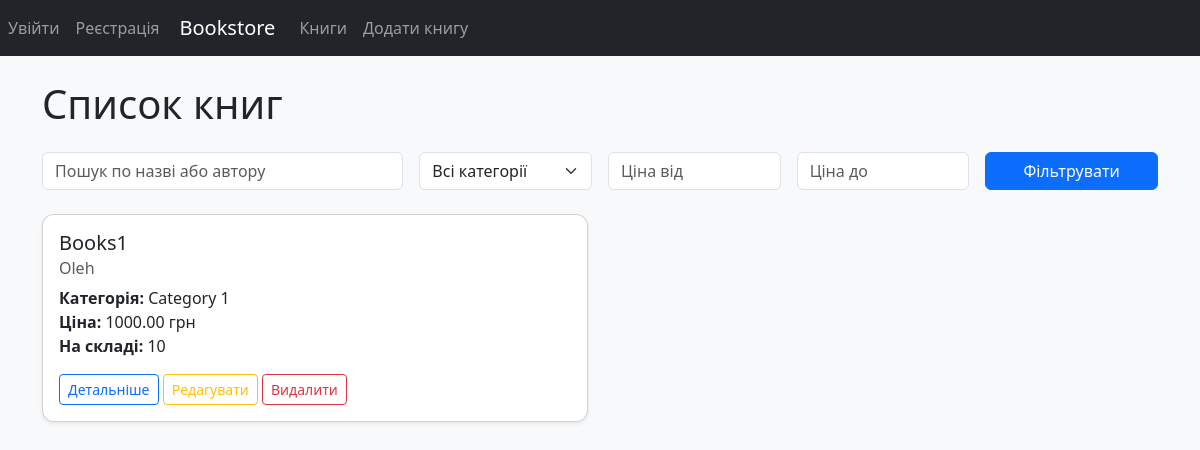
Before: / with the older database file.
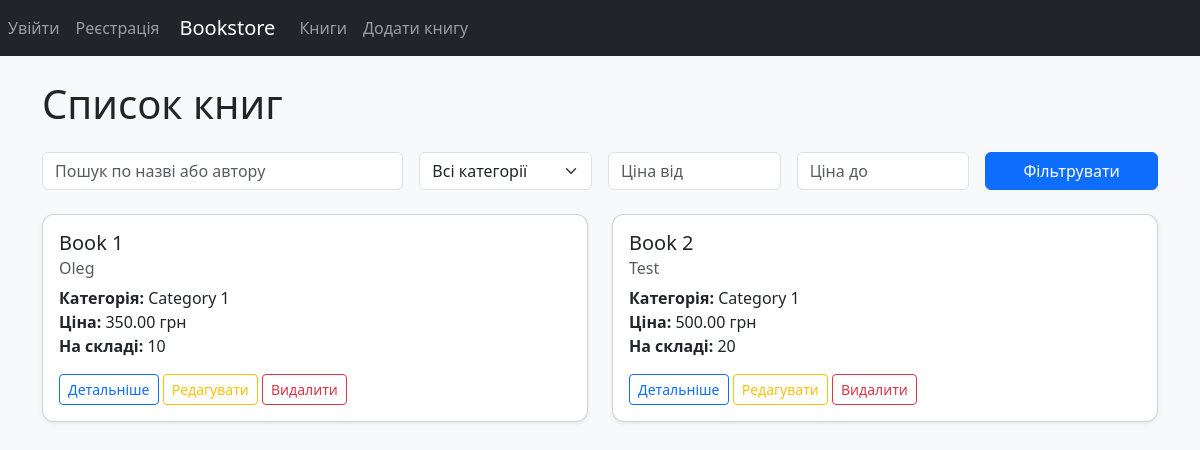
After: the same page with the newer database file.
### catalog/models.py (models this page shows, shortened)
class Book(models.Model):
    category = models.ForeignKey(
        Category,
        on_delete=models.PROTECT,
        related_name="books"
    )
    title = models.CharField(max_length=200)
    author = models.CharField(max_length=120)
    price = models.DecimalField(max_digits=10, decimal_places=2)
    description = models.TextField(blank=True)
    stock = models.PositiveIntegerField(default=0)
    class Meta:
        verbose_name = "Book"
        verbose_name_plural = "Books"
        ordering = ["title"]
        indexes = [
            models.Index(fields=["title"]),
            models.Index(fields=["author"]),
            models.Index(fields=["price"]),
        ]

class Category(models.Model):
    name = models.CharField(max_length=120, unique=True)
    slug = models.SlugField(max_length=140, unique=True)
    class Meta:
        verbose_name = "Category"
        verbose_name_plural = "Categories"
        ordering = ["name"]

### catalog/views.py (the view)
# urls.py: path("", BookListView.as_view(), name="book_list"),
class BookListView(ListView):
    model = Book
    template_name = "catalog/book_list.html"
    context_object_name = "books"
    paginate_by = 5
    def get_queryset(self):
        queryset = Book.objects.select_related("category").all().order_by("id")
        search = self.request.GET.get("search")
        category = self.request.GET.get("category")
        min_price = self.request.GET.get("min_price")
        max_price = self.request.GET.get("max_price")
        if search:
            queryset = queryset.filter(
                Q(title__icontains=search) | Q(author__icontains=search)
            )
        if category:
            queryset = queryset.filter(category__slug=category)
        if min_price:
            queryset = queryset.filter(price__gte=min_price)
        if max_price:
            queryset = queryset.filter(price__lte=max_price)
        return queryset

### templates/catalog/book_list.html (shortened to what this page needs)
{% extends "base.html" %}
{% block content %}
<h1 class="mb-4">Список книг</h1>
<form method="get" class="row g-3 mb-4">
    <div class="col-md-4">
        <input type="text" name="search" class="form-control" placeholder="Пошук по назві або автору"
               value="{{ request.GET.search }}">
    </div>
    <div class="col-md-2">
        <select name="category" class="form-select">
            <option value="">Всі категорії</option>
        </select>
    </div>
    <div class="col-md-2">
        <input type="number" step="0.01" name="min_price" class="form-control" placeholder="Ціна від"
               value="{{ request.GET.min_price }}">
    </div>
    <div class="col-md-2">
        <input type="number" step="0.01" name="max_price" class="form-control" placeholder="Ціна до"
               value="{{ request.GET.max_price }}">
    </div>
    <div class="col-md-2 d-grid">
        <button type="submit" class="btn btn-primary">Фільтрувати</button>
    </div>
</form>
<div class="row">
    {% for book in books %}
        <div class="col-md-6 mb-4">
            <div class="card h-100 shadow-sm">
                <div class="card-body">
                    <h5 class="card-title">{{ book.title }}</h5>
                    <h6 class="card-subtitle mb-2 text-muted">{{ book.author }}</h6>
                    <p class="card-text">
                        <strong>Категорія:</strong> {{ book.category.name }}<br>
                        <strong>Ціна:</strong> {{ book.price }} грн<br>
                        <strong>На складі:</strong> {{ book.stock }}
                    </p>
                    <a href="{% url 'catalog:book_detail' book.pk %}" class="btn btn-outline-primary btn-sm">Детальніше</a>
                    <a href="{% url 'catalog:book_update' book.pk %}" class="btn btn-outline-warning btn-sm">Редагувати</a>
                    <a href="{% url 'catalog:book_delete' book.pk %}" class="btn btn-outline-danger btn-sm">Видалити</a>
                </div>
            </div>
        </div>
    {% empty %}
        <p>Книг не знайдено.</p>
    {% endfor %}
</div>
{% endblock %}

### templates/base.html (shortened to what this page needs)
{% load static %}
<!DOCTYPE html>
<html lang="uk">
<head>
    <link href="https://cdn.jsdelivr.net/npm/bootstrap@5.3.3/dist/css/bootstrap.min.css" rel="stylesheet">
    <link rel="stylesheet" href="{% static 'css/style.css' %}">
</head>
<body>
<nav class="navbar navbar-expand-lg navbar-dark bg-dark">
    <ul class="navbar-nav ms-auto">
    {% if user.is_authenticated %}
        <li class="nav-item">
            <span class="nav-link">Привіт, {{ user.username }}</span>
        </li>
            <li class="nav-item">
                <a class="nav-link" href="{% url 'users:logout' %}">Вийти</a>
            </li>
        {% else %}
            <li class="nav-item">
                <a class="nav-link" href="{% url 'users:login' %}">Увійти</a>
            </li>
            <li class="nav-item">
                <a class="nav-link" href="{% url 'users:register' %}">Реєстрація</a>
            </li>
        {% endif %}
    </ul>
    <div class="container">
        <a class="navbar-brand" href="{% url 'catalog:book_list' %}">Bookstore</a>
        <div class="collapse navbar-collapse" id="navbarNav">
            <ul class="navbar-nav me-auto">
                <li class="nav-item">
                    <a class="nav-link" href="{% url 'catalog:book_list' %}">Книги</a>
                </li>
                <li class="nav-item">
                    <a class="nav-link" href="{% url 'catalog:book_create' %}">Додати книгу</a>
                </li>
            </ul>
        </div>
    </div>
</nav>
<div class="container mt-4">
    {% block content %}{% endblock %}
</div>
</body>
</html>

### static/css/style.css (style rules this page uses)
body { background-color: #f8f9fa; }
.card { border-radius: 12px; }

Changed rows visible on the page:
changed Book: title "Books1" → "Book 1"; author "Oleh" → "Oleg"; price "1000.00" → "350.00"
added Book: title "Book 2", author "Test", category.name "Category 1", price "500.00", stock "20"
